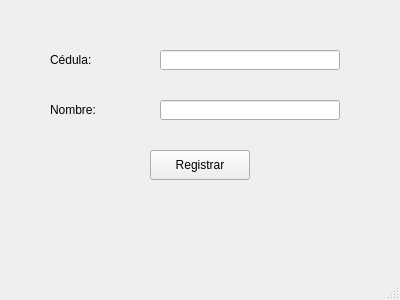
<?xml version="1.0" encoding="UTF-8"?>
<ui version="4.0">
 <class>MainWindow</class>
 <widget class="QMainWindow" name="MainWindow">
  <property name="geometry">
   <rect>
    <x>0</x>
    <y>0</y>
    <width>400</width>
    <height>300</height>
   </rect>
  </property>
  <property name="windowTitle">
   <string>Registro de Cédula y Nombre</string>
  </property>
  <widget class="QWidget" name="centralwidget">
   <widget class="QLabel" name="labelCedula">
    <property name="geometry">
     <rect>
      <x>50</x>
      <y>50</y>
      <width>100</width>
      <height>20</height>
     </rect>
    </property>
    <property name="text">
     <string>Cédula:</string>
    </property>
   </widget>
   <widget class="QLineEdit" name="lineEditCedula">
    <property name="geometry">
     <rect>
      <x>160</x>
      <y>50</y>
      <width>180</width>
      <height>20</height>
     </rect>
    </property>
   </widget>
   <widget class="QLabel" name="labelNombre">
    <property name="geometry">
     <rect>
      <x>50</x>
      <y>100</y>
      <width>100</width>
      <height>20</height>
     </rect>
    </property>
    <property name="text">
     <string>Nombre:</string>
    </property>
   </widget>
   <widget class="QLineEdit" name="lineEditNombre">
    <property name="geometry">
     <rect>
      <x>160</x>
      <y>100</y>
      <width>180</width>
      <height>20</height>
     </rect>
    </property>
   </widget>
   <widget class="QPushButton" name="pushButton">
    <property name="geometry">
     <rect>
      <x>150</x>
      <y>150</y>
      <width>100</width>
      <height>30</height>
     </rect>
    </property>
    <property name="text">
     <string>Registrar</string>
    </property>
   </widget>
   <widget class="QLabel" name="labelResultado">
    <property name="geometry">
     <rect>
      <x>50</x>
      <y>200</y>
      <width>300</width>
      <height>40</height>
     </rect>
    </property>
    <property name="text">
     <string/>
    </property>
   </widget>
  </widget>
  <widget class="QMenuBar" name="menubar">
   <property name="geometry">
    <rect>
     <x>0</x>
     <y>0</y>
     <width>400</width>
     <height>21</height>
    </rect>
   </property>
  </widget>
  <widget class="QStatusBar" name="statusbar"/>
 </widget>
 <resources/>
 <connections/>
</ui>
